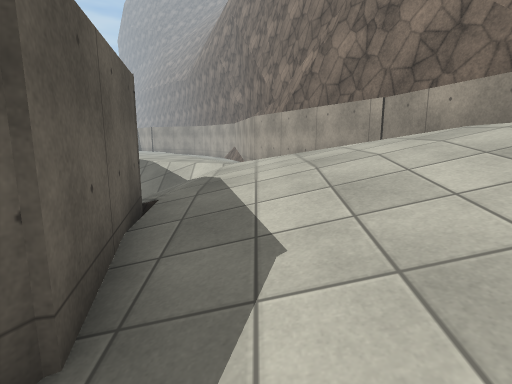
view 1 (above)

21 first-person views from a walk through a Unity game level. The camera is 1.4 m above the floor, tilts 10° down and sees 80° across. The floor is counted in squares, 1 m on a side. Each view is taken from the middle of a square. On the plan, view 1 faces up. The plan holds only what a view shows up to about 14 squares ahead; the rest is blank. The place goes on beyond the plan. The player character is not drawn. Surface patterns are stand-ins for the level's own textures.

view 2
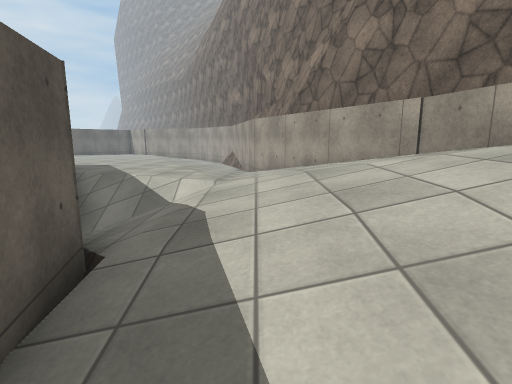

view 3
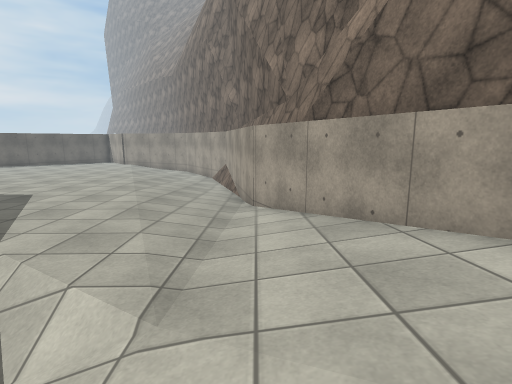

view 4
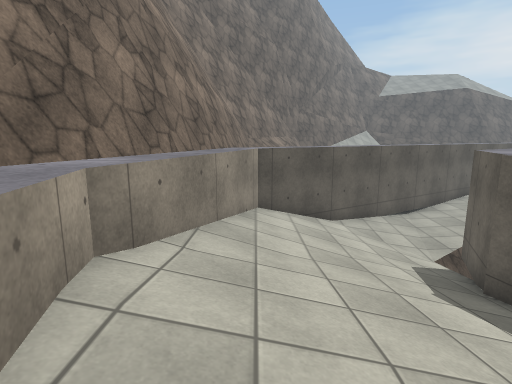

view 5
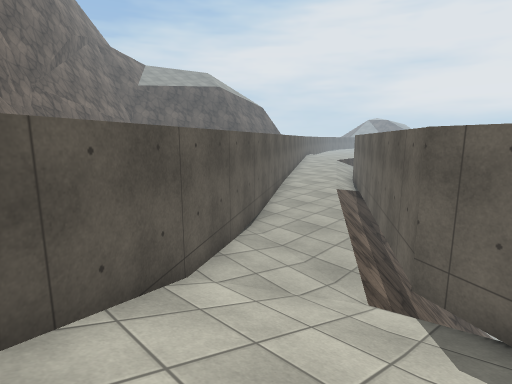

view 6
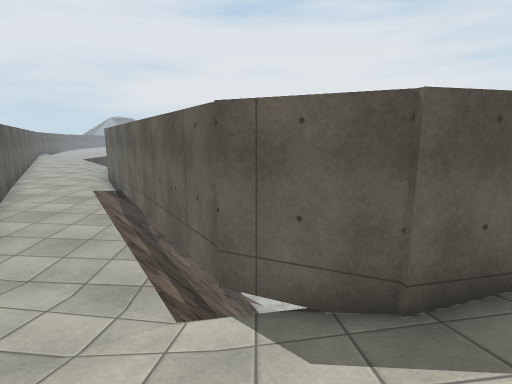

view 7
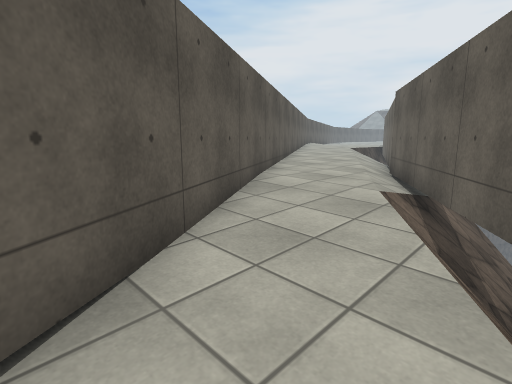

view 8
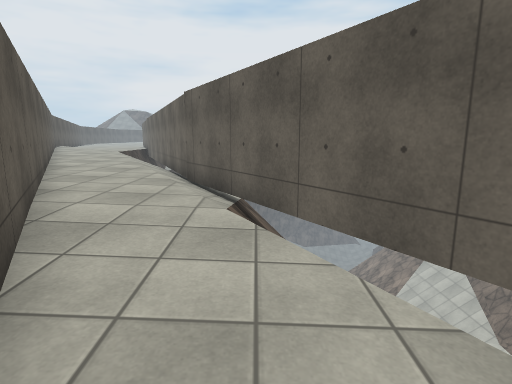

view 9
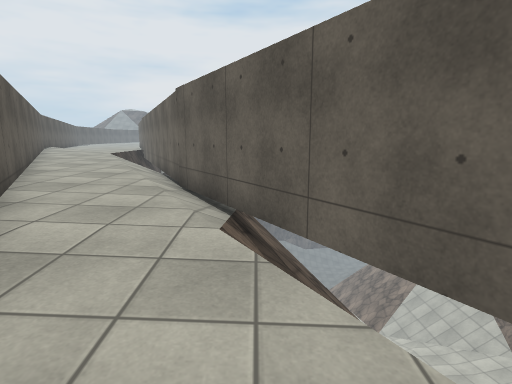

view 10
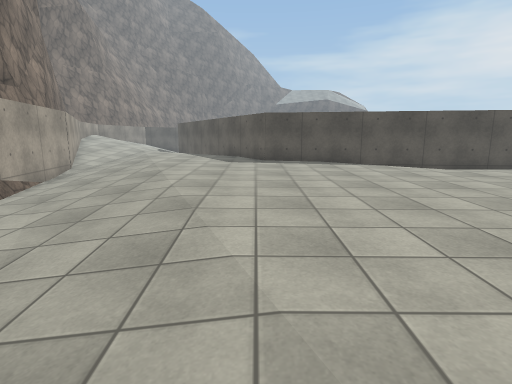

view 11
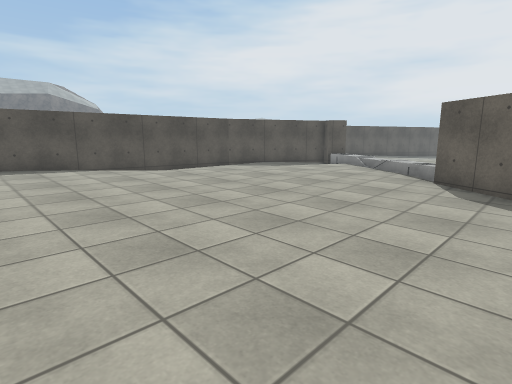

view 12
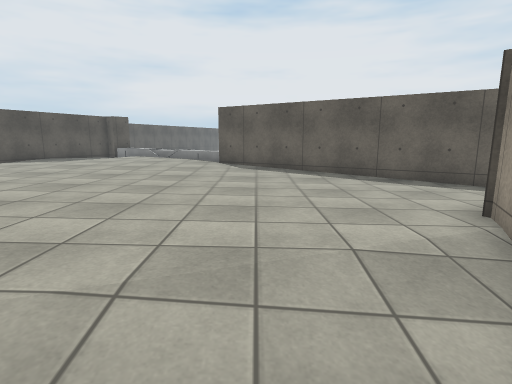

view 13
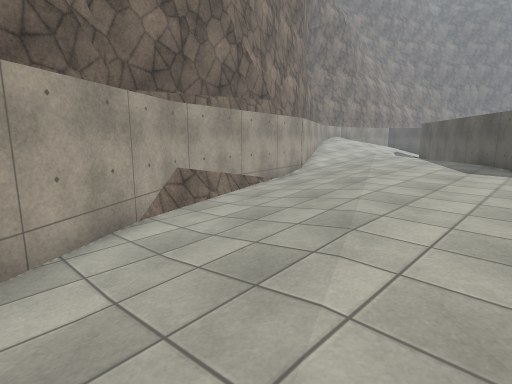

view 14
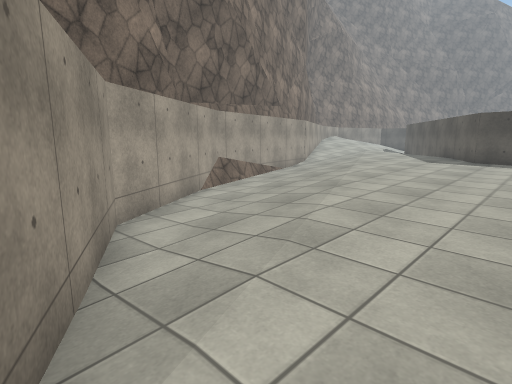

view 15
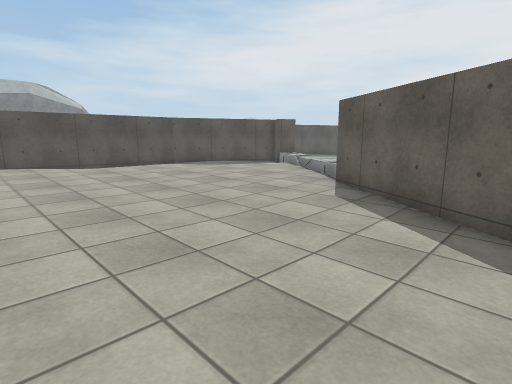

view 16
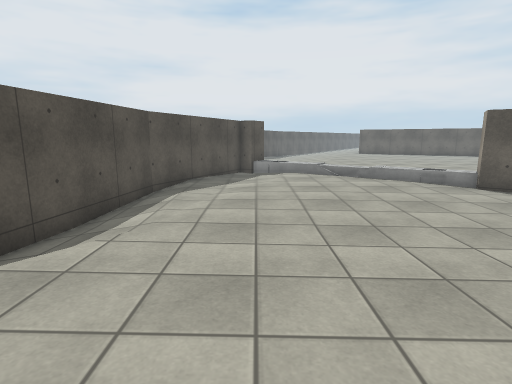

view 17
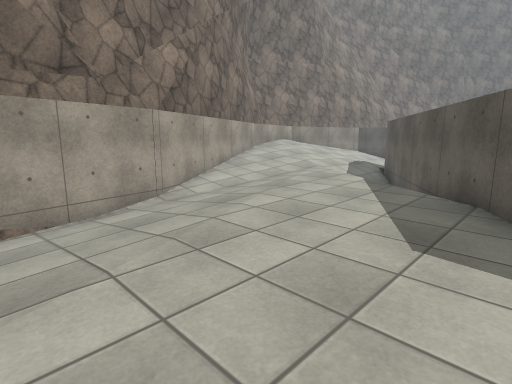

view 18
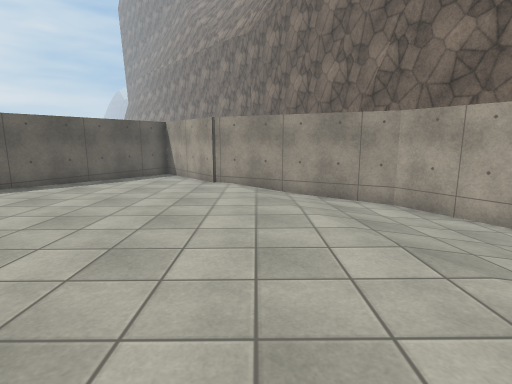

view 19
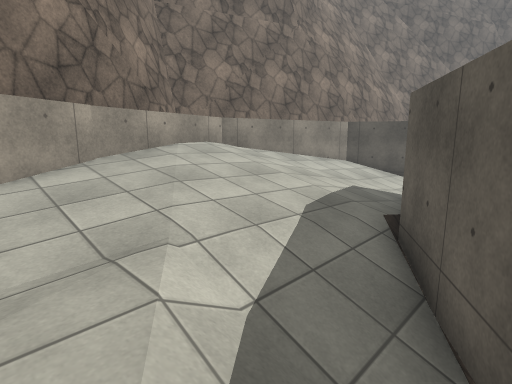

view 20
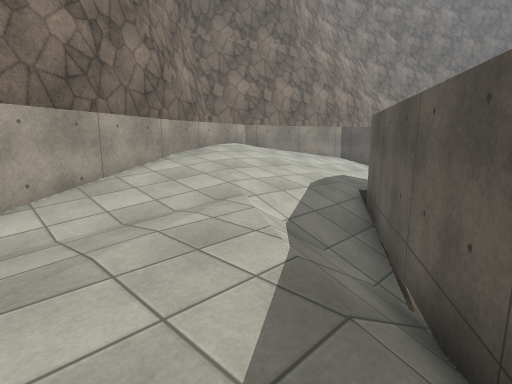

view 21
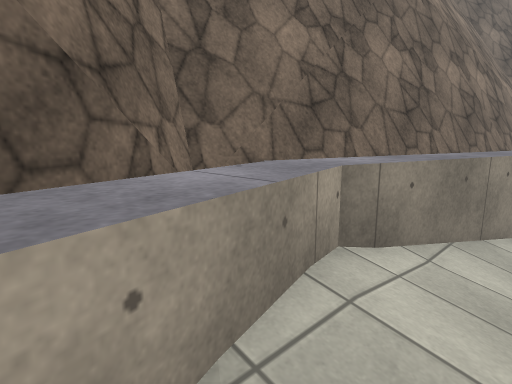

### Floor plan
Key: @ floor where view 1 was taken; # wall or solid block; x gap in a wall; . main floor; : floor 0.25 m higher than the main floor; - floor 0.25 m lower than the main floor; + floor 0.5 m higher than the main floor; _ floor 0.5 m lower than the main floor; * floor 0.75 m higher than the main floor; < floor 0.75 m lower than the main floor; % floor 1 m higher than the main floor; & floor 1.25 m higher than the main floor; / step, stairs or slope; ^ raised ledge; v drop or lower ground; O other object.
Columns run from 20 left of view 1 to 6 right of it. Each row starts with its distance up from view 1.
 33      #--##
 32     ##---##
 31     #-----###
 30    ##-------###
 29   ##.----.../-##
 28   #...-.....--_##
 27 x##........../-_##
 26 O............---_#
 25 ............../-_##
 24 .............../-_#
 23 .............../--##
 22 ...............//-_#
 21 ................/--#
 20 ................//-#
 19 ..............::./-#
 18 ...........:::::./-##
 17 ####--./::::::::://-#
 16    ########:::::::/.#
 15           ###:::::/.##
 14             ##:::::..#
 13              #:::::.:##
 12              ##/:::::+#
 11               ##/::::+##
 10                #///:+/*^^
  9                ##/////*^^#
  8                 #//////%^^
  7                 ##/////&^^#
  6                  ##/////^^#
  5                   #//////^#
  4                   #//////^#
  3                   #/////^^#
  2                   #/////^^#
  1                   #/////^^#
  0                   #/@//####
 -1                 ###////##
 -2               ###/////##
 -3             ###<<<//###
 -4            ##v_<<</##
 -5          ### ___<###
 -6         ## _____##
 -7       ###/--__###
 -8     ###/----###
 -9   ###/-----##
-10 ###//----###
-11  //....###
-12 /.....##
-13 ....###
-14 ...##

Positions as (right, up) in squares from view 1, and headings:
1: (0, 0), facing up
2: (0, 2), facing up
3: (0, 7), facing up
4: (3, 7), facing down
5: (3, 1), facing down-left
6: (2, 0), facing left
7: (-4, -4), facing down-left
8: (-5, -6), facing left
9: (-6, -6), facing left
10: (-8, 29), facing down
11: (-9, 29), facing down-left
12: (-6, 28), facing left
13: (-9, 28), facing down-right
14: (-11, 31), facing down-right
15: (-11, 31), facing down-left
16: (-10, 20), facing left
17: (-8, 20), facing down-right
18: (-9, 20), facing up
19: (-4, 11), facing down-right
20: (-6, 14), facing down-right
21: (3, 7), facing down-right
